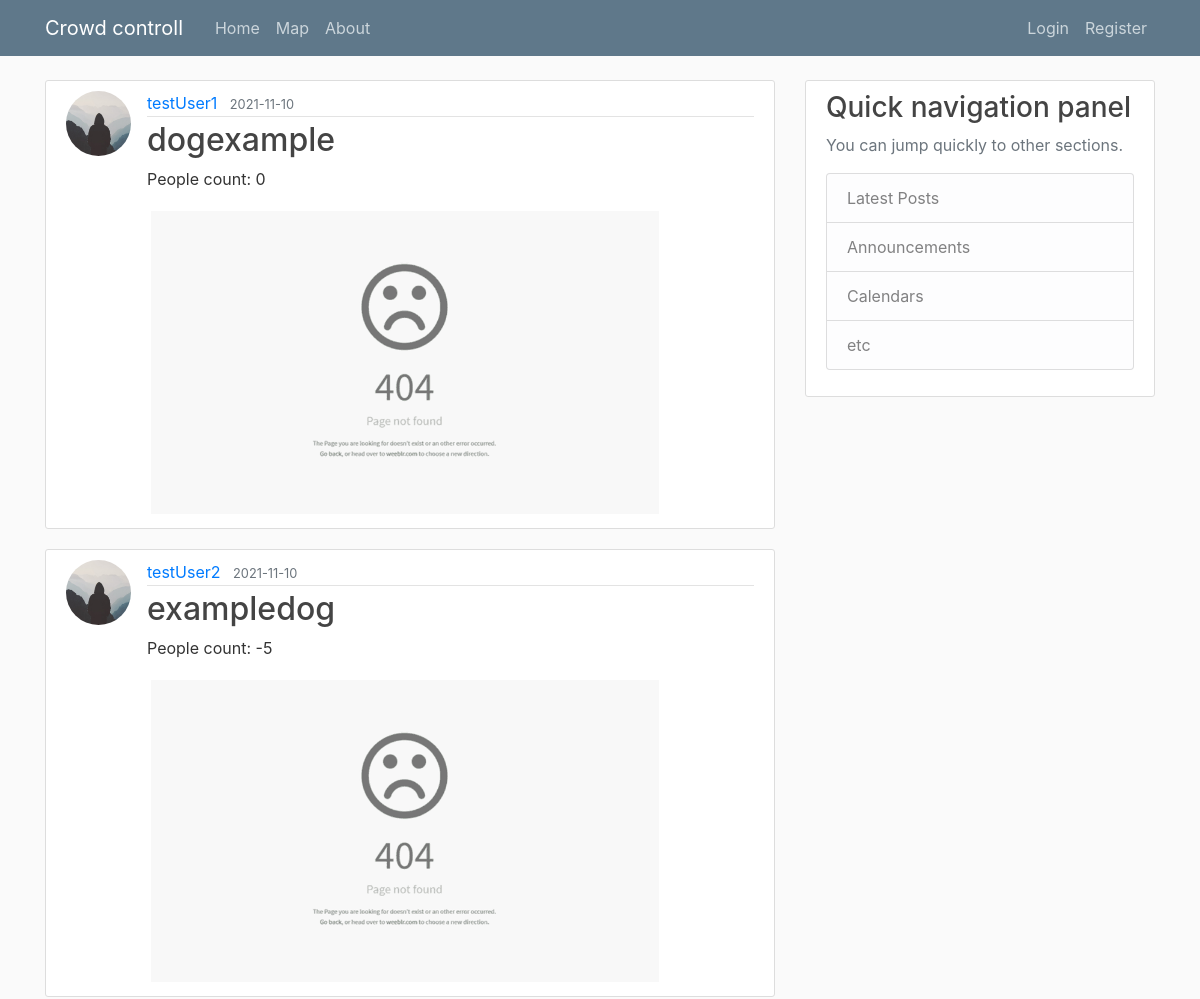
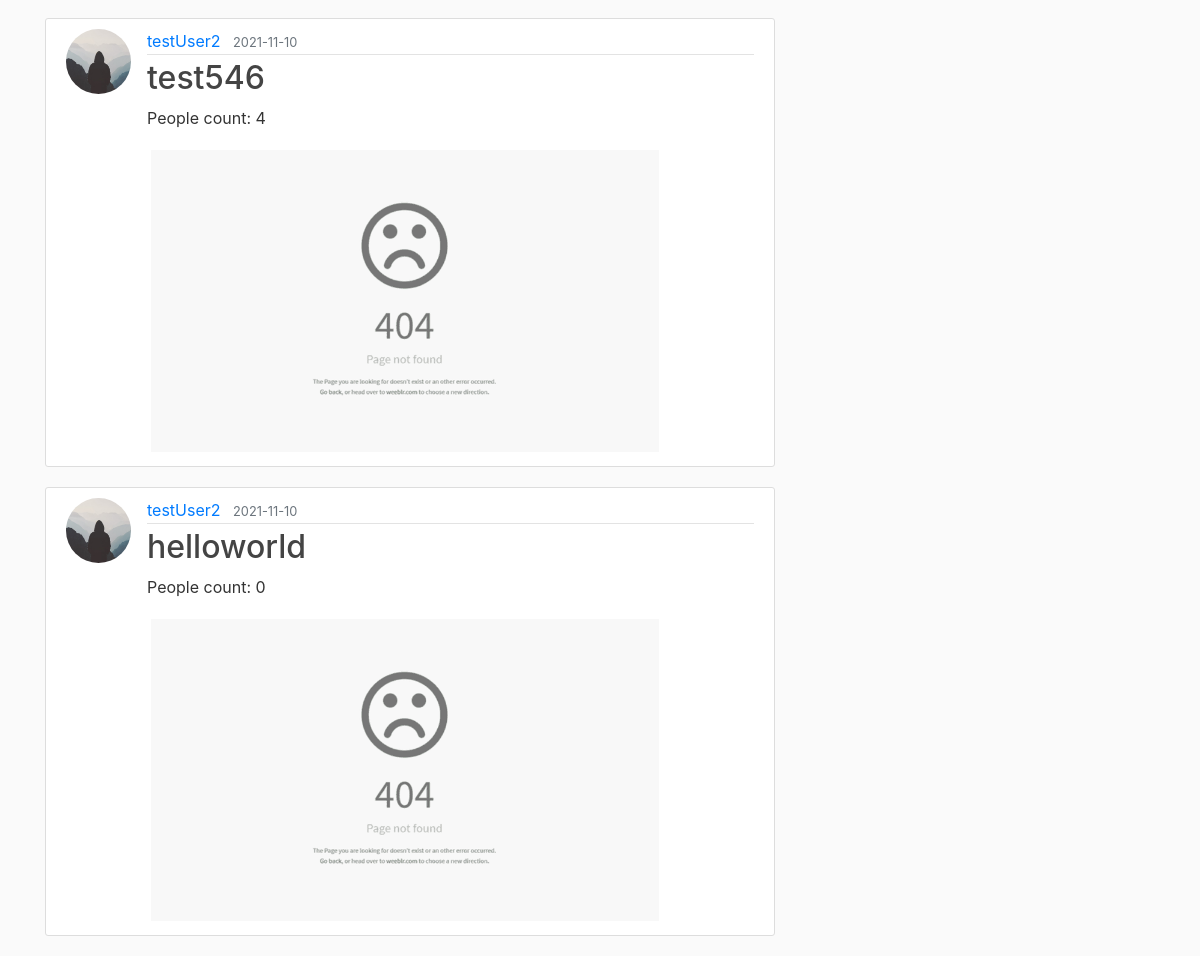
The page /home on the database its author committed (2 pictures, top to bottom).
### crowdControll/models.py (models this page shows, shortened)
class Post(db.Model):
    id = db.Column(db.Integer, primary_key=True)
    title = db.Column(db.String(100), nullable=False)
    date_posted = db.Column(db.DateTime, nullable=False, default=datetime.utcnow)
    content = db.Column(db.Text, nullable=False)
    image_file = db.Column(db.String(20), nullable=False, default='default.jpg')
    latitude = db.Column(db.Float, nullable=True)
    longitude = db.Column(db.Float, nullable=True)
    user_id = db.Column(db.Integer, db.ForeignKey('user.id'), nullable=False)

class User(db.Model, UserMixin):
    id = db.Column(db.Integer, primary_key=True)
    username = db.Column(db.String(20), unique=True, nullable=False)
    email = db.Column(db.String(120), unique=True, nullable=False)
    image_file = db.Column(db.String(20), nullable=False, default='default.jpg')
    password = db.Column(db.String(60), nullable=False)
    posts = db.relationship('Post', backref='author', lazy=True)

### crowdControll/routes.py (the view)
@app.route("/")
@app.route("/home")
def home():
    posts = Post.query.all()
    return render_template('home.html', posts=posts)

### crowdControll/templates/home.html
{% extends "layout.html" %}
{% block content %}
    {% for post in posts %}
        <article class="media content-section">
          <img class="rounded-circle article-img" src="{{ url_for('static', filename='profile_pics/' + post.author.image_file) }}">
          <div class="media-body">
            <div class="article-metadata">
              <a class="mr-2" href="#">{{ post.author.username }}</a>
              <small class="text-muted">{{ post.date_posted.strftime('%Y-%m-%d') }}</small>
            </div>
            <h2><a class="article-title" href="{{ url_for('post', post_id=post.id) }}">{{ post.title }}</a></h2>
            <p class="article-content">{{ post.content }}</p>
            <img class="testsm w3-hover-opacity w3-border" src="{{ url_for('static', filename='post_imgs/' + post.image_file) }}" style="padding:4px;width:85%">
          </div>
        </article>
    {% endfor %}
{% endblock content %}

### crowdControll/static/main.css (style rules this page uses)
body { background: #fafafa; color: #333333; margin-top: 5rem; }
h1, h2, h3, h4, h5, h6 { color: #444444; }
.content-section { background: #ffffff; padding: 10px 20px; border: 1px solid #dddddd; border-radius: 3px; margin-bottom: 20px; }
.article-title { color: #444444; }
.article-content { white-space: pre-line; }
.article-img { height: 65px; width: 65px; margin-right: 16px; }
.article-metadata { padding-bottom: 1px; margin-bottom: 4px; border-bottom: 1px solid #e3e3e3 }

### rows shown on the page
Post: image_file (placeholder picture), author.username "testUser1", date_posted "2021-11-10", title "dogexample", content "People count: 0"
Post: image_file (placeholder picture), author.username "testUser2", date_posted "2021-11-10", title "exampledog", content "People count: -5"
Post: image_file (placeholder picture), author.username "testUser2", date_posted "2021-11-10", title "test546", content "People count: 4"
Post: image_file (placeholder picture), author.username "testUser2", date_posted "2021-11-10", title "helloworld", content "People count: 0"
